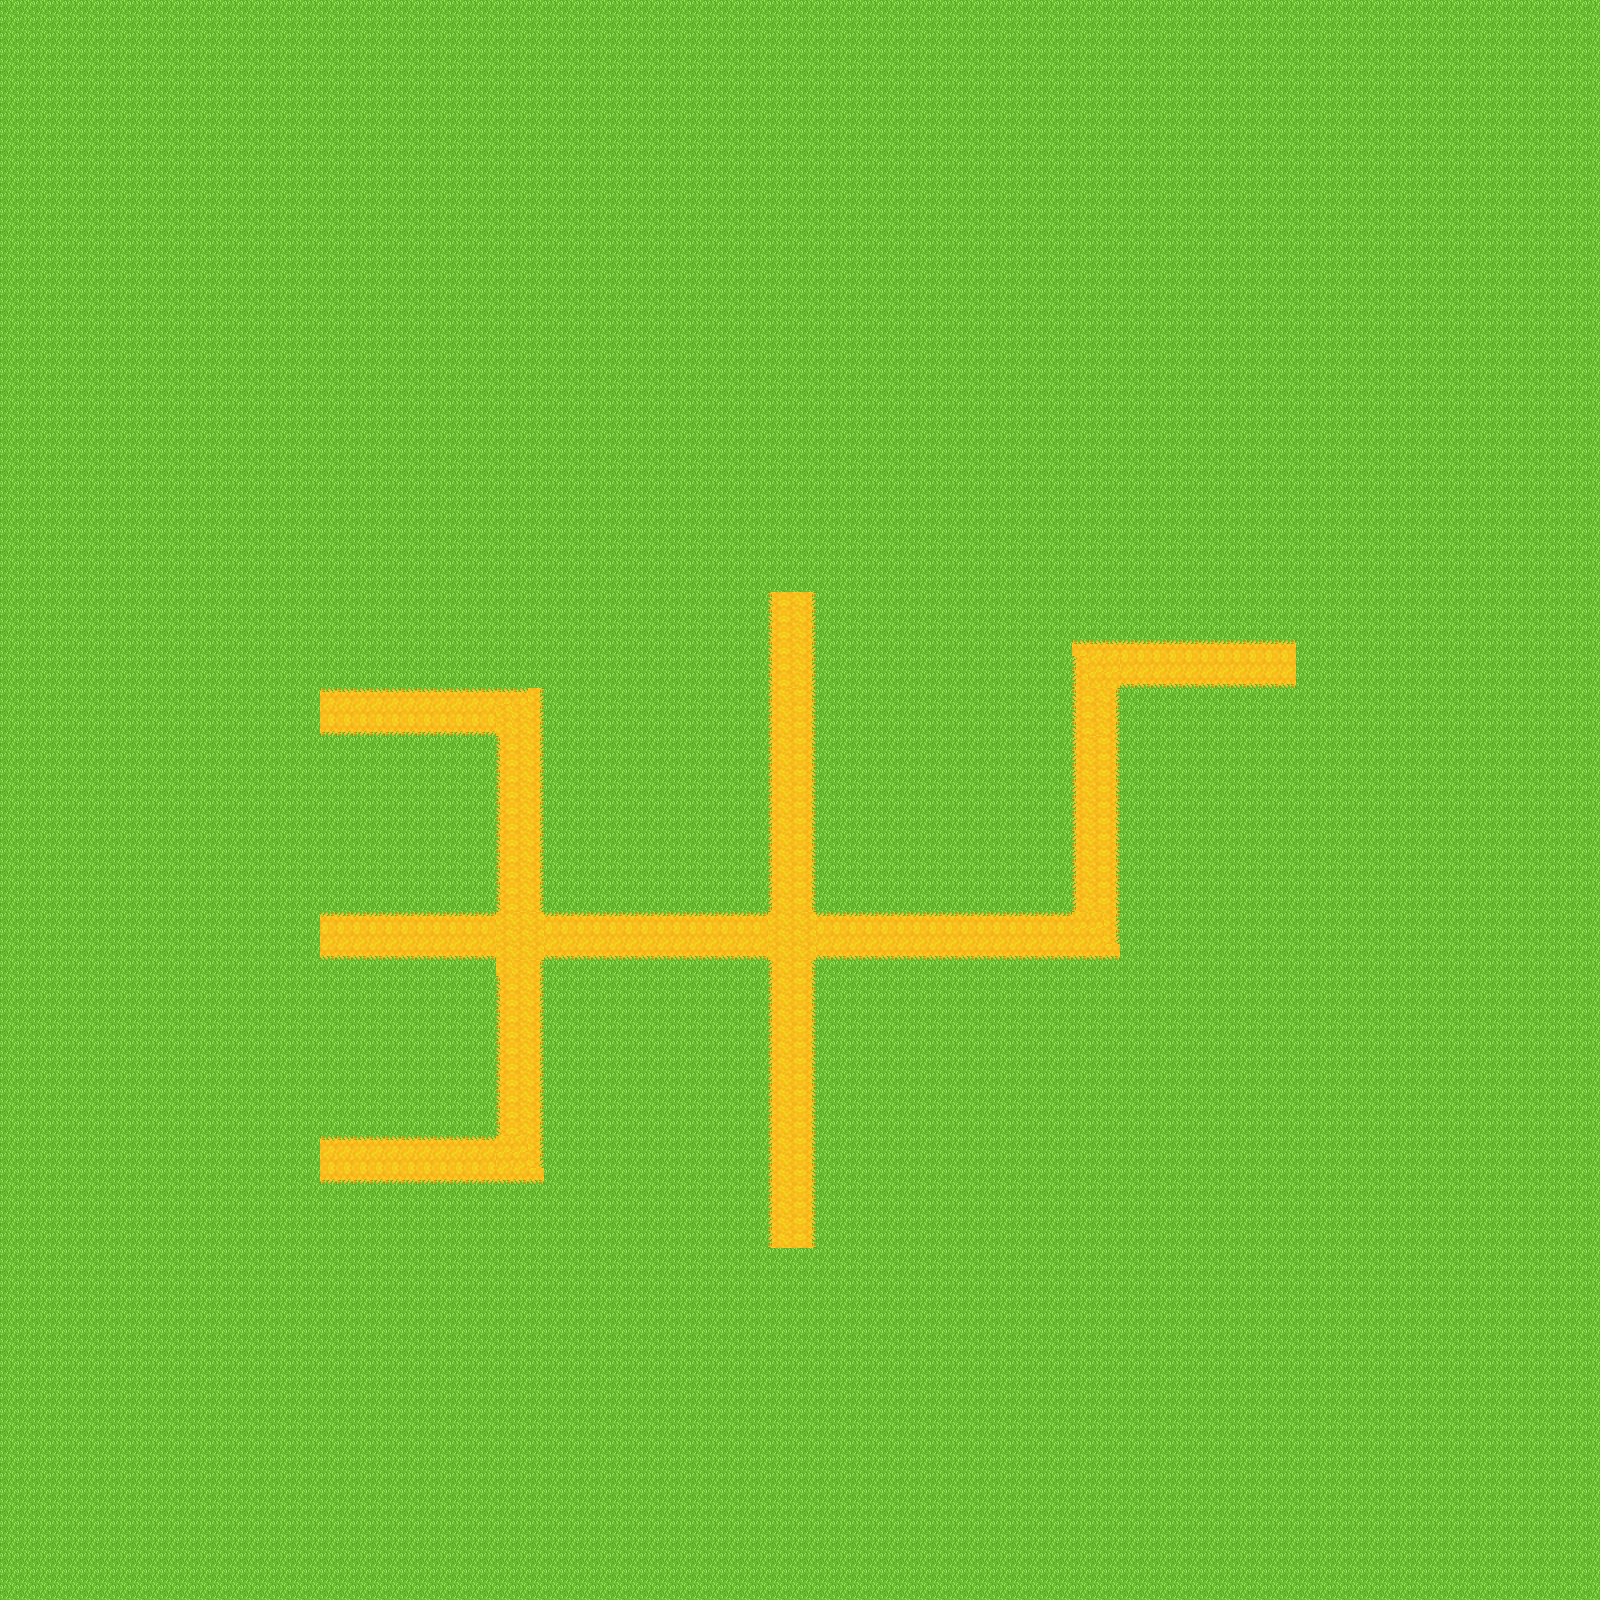

The image is a tile-based game level rendered from a .tmx file. Its description and source (layers, tilesets, objects; grid data summarised) follow:
An orthogonal 100x100 tile map with 16x16 px tiles, 2 tile layers (Capa de Patrones 1, camino) and 22 objects (9x Camino, 5x Interseccion, 3x spawner, 3x fin, Interseccion p).

<map version="1.2" tiledversion="1.2.3" orientation="orthogonal" renderorder="right-down" width="100" height="100" tilewidth="16" tileheight="16" infinite="0" nextlayerid="5" nextobjectid="27">
 <tileset firstgid="1" name="base" tilewidth="16" tileheight="16" tilecount="256" columns="16">
  <image source="Tileset.png" width="256" height="256" />
 </tileset>
 <layer id="1" name="Capa de Patrones 1" width="100" height="100">
  <data>[10000 cells, 2501 non-empty, 3 distinct tile ids]</data>
 </layer>
 <layer id="2" name="camino" width="100" height="100">
  <data>[10000 cells, 10000 non-empty, 10 distinct tile ids]</data>
 </layer>
 <objectgroup id="3" name="Objetos">
  <object id="1" name="Camino" x="543.202" y="911.672" width="225.595" height="47.9891" />
  <object id="2" name="Camino" x="320.823" y="911.88" width="175.02" height="47.9891" />
  <object id="3" name="Camino" x="320.782" y="687.922" width="175.02" height="47.9891" />
  <object id="4" name="Camino" x="320.854" y="1135.78" width="175.02" height="47.9891" />
  <object id="5" name="Camino" x="815.99" y="911.505" width="255.77" height="47.9891" />
  <object id="6" name="Camino" x="1069.99" y="639.505" width="225.02" height="47.9891" />
  <object id="7" name="Camino" x="767.823" y="591.505" width="47.686" height="657.989" />
  <object id="10" name="Camino" x="497.49" y="687.089" width="45.9367" height="499.989" />
  <object id="11" name="Camino" x="1071.01" y="639.142" width="51.437" height="322.989" />
  <object id="12" name="Interseccion" x="768" y="934.802" width="48" height="0.505682">
   <properties>
    <property name="Interseccion" value="l" />
   </properties>
  </object>
  <object id="14" name="Interseccion" x="1071.82" y="943.12" width="48" height="16.7292">
   <properties>
    <property name="Interseccion" value="l" />
   </properties>
  </object>
  <object id="15" name="Interseccion" x="1071.82" y="639.969" width="17.3333" height="48.0625">
   <properties>
    <property name="Interseccion" value="d" />
   </properties>
  </object>
  <object id="16" name="Interseccion" x="496" y="1167.85" width="48" height="16.0625">
   <properties>
    <property name="Interseccion" value="l" />
   </properties>
  </object>
  <object id="17" name="Interseccion p" x="495" y="911.969" width="17" height="48.3125">
   <properties>
    <property name="Interseccion" value="u,d,l" />
    <property name="probabilidad" type="float" value="0.3" />
   </properties>
  </object>
  <object id="18" name="Interseccion" x="495.333" y="688.302" width="48" height="15.8125">
   <properties>
    <property name="Interseccion" value="l" />
   </properties>
  </object>
  <object id="21" name="spawner" x="1307" y="654">
   <properties>
    <property name="Direccion" value="l" />
    <property name="cantidad enemigos" value="4,6,8,10" />
    <property name="cantidad rondas" type="int" value="4" />
   </properties>
   <point />
  </object>
  <object id="22" name="spawner" x="790.667" y="1261.33">
   <properties>
    <property name="Direccion" value="u" />
    <property name="cantidad enemigos" value="4,6,8,10" />
    <property name="cantidad rondas" type="int" value="4" />
   </properties>
   <point />
  </object>
  <object id="23" name="spawner" x="791.75" y="582.167">
   <properties>
    <property name="Direccion" value="d" />
    <property name="cantidad enemigos" value="4,6,8,10" />
    <property name="cantidad rondas" type="int" value="4" />
   </properties>
   <point />
  </object>
  <object id="24" name="fin" x="311" y="713">
   <point />
  </object>
  <object id="25" name="fin" x="313" y="935">
   <point />
  </object>
  <object id="26" name="fin" x="311" y="1163">
   <point />
  </object>
 </objectgroup>
 <objectgroup id="4" name="Camara" visible="0">
  <object id="19" x="318" y="590" width="976" height="658" />
 </objectgroup>
</map>
